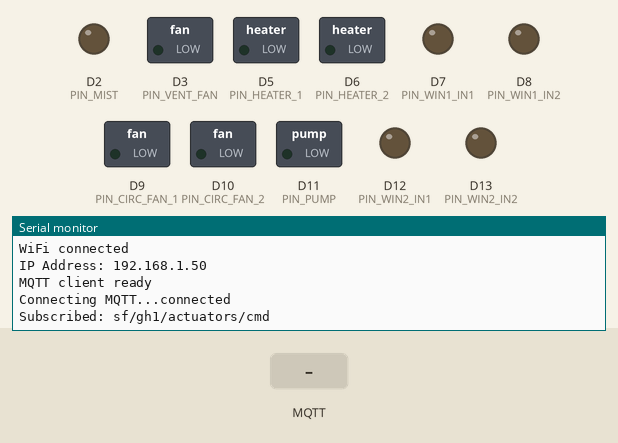
The sketch below on a simulated Arduino Uno R4 WiFi. On the bench: switched loads named in the sketch (green lamp = pin HIGH), output pins drawn as LEDs (lit = HIGH), the last lines printed to the serial monitor. The test bench sets the inputs (shaded band). WiFi joins after 1.5 s; servers stay silent unless stated; no MQTT or app messages arrive unless stated.

Above: at 5.7 s.
5.8 s: MQTT message "open" arrives on the first subscribed topic
At 7.0 s:
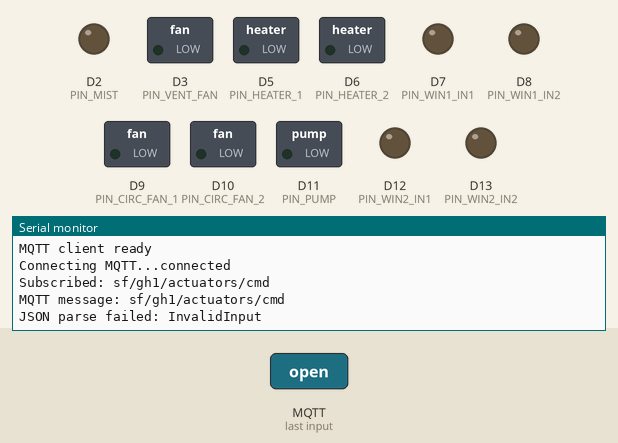
7.3 s: MQTT message "1" arrives on the first subscribed topic
At 8.3 s:
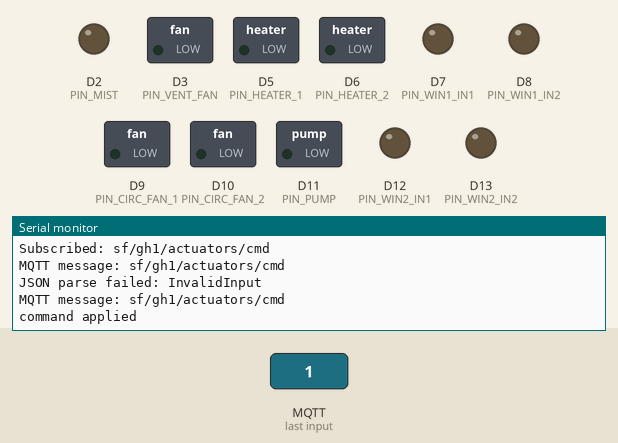

The sketch:

control_node_1.ino
```cpp
#include <WiFiS3.h>
#include <PubSubClient.h>
#include <ArduinoJson.h>
#include <pwm.h>

// ==========================================
// Network settings
// ⚠️ 실제 배포 시 WiFi 비밀번호를 직접 코드에 넣지 마세요.
//    레포를 public으로 전환할 경우 반드시 변경하세요.
//    참고: .env.example
// ==========================================
const char* WIFI_SSID = "iptime_2G";
const char* WIFI_PASS = "45612352";
const char* MQTT_BROKER = "192.168.5.22";
const int MQTT_PORT = 1883;

const char* GH_ID = "gh1";

IPAddress local_IP(192, 168, 5, 91);
IPAddress gateway(192, 168, 5, 1);
IPAddress subnet(255, 255, 255, 0);

// ==========================================
// MQTT topics
// ==========================================
String TOPIC_CMD = String("sf/") + GH_ID + "/actuators/cmd";
String TOPIC_STATE = String("sf/") + GH_ID + "/actuators/state";
String TOPIC_HEARTBEAT = String("sf/") + GH_ID + "/actuators/heartbeat";

// ==========================================
// Pin map
// ==========================================
const int PIN_MIST = 2;
const int PIN_VENT_FAN = 3;
const int PIN_HEATER_1 = 5;
const int PIN_HEATER_2 = 6;
const int PIN_WIN1_IN1 = 7;
const int PIN_WIN1_IN2 = 8;
const int PIN_CIRC_FAN_1 = 9;
const int PIN_CIRC_FAN_2 = 10;
const int PIN_PUMP = 11;
const int PIN_WIN2_IN1 = 12;
const int PIN_WIN2_IN2 = 13;

// ==========================================
// PWM
// ==========================================
PwmOut pwmVent(PIN_VENT_FAN);
PwmOut pwmCirc1(PIN_CIRC_FAN_1);
PwmOut pwmCirc2(PIN_CIRC_FAN_2);
PwmOut pwmPump(PIN_PUMP);

// ==========================================
// State
// ==========================================
struct ActuatorState {
  int vent_fan_pwm_pct = 0;
  int circ_fan_1_pwm_pct = 0;
  int circ_fan_2_pwm_pct = 0;
  int heater_1_pwm_pct = 0;
  int heater_2_pwm_pct = 0;
  int pump_pwm_pct = 0;
  bool mist_on = false;
  String window_1_cmd = "stop";
  String window_2_cmd = "stop";
  unsigned long last_seq = 0;
};

ActuatorState state;

WiFiClient wifiClient;
PubSubClient mqttClient(wifiClient);

unsigned long lastHeartbeat = 0;
const unsigned long HEARTBEAT_INTERVAL_MS = 5000;
const unsigned long HEATER_WINDOW_MS = 5000;

// ==========================================
// Hardware helpers
// ==========================================
void setupPwmChannel(PwmOut& pwm, const char* name) {
  Serial.print(name);
  Serial.println(" PWM begin");

  pwm.begin();
  pwm.period_us(50);
  pwm.pulse_perc(0.0);

  Serial.print(name);
  Serial.println(" PWM ready");
}

void setPwmPct(PwmOut& pwm, int percentage) {
  percentage = constrain(percentage, 0, 100);

  // Keep the same duty mapping used in the previous actuator test files.
  float maxDuty = 200.0 / 2400.0;
  float dutyCycle = (percentage / 100.0) * maxDuty;
  pwm.pulse_perc(dutyCycle * 100.0);
}

void setWindow(int in1, int in2, const String& cmd) {
  if (cmd == "open") {
    digitalWrite(in1, HIGH);
    digitalWrite(in2, LOW);
  } else if (cmd == "close") {
    digitalWrite(in1, LOW);
    digitalWrite(in2, HIGH);
  } else {
    digitalWrite(in1, LOW);
    digitalWrite(in2, LOW);
  }
}

void applyAllHardware() {
  digitalWrite(PIN_MIST, state.mist_on ? HIGH : LOW);

  setPwmPct(pwmVent, state.vent_fan_pwm_pct);
  setPwmPct(pwmCirc1, state.circ_fan_1_pwm_pct);
  setPwmPct(pwmCirc2, state.circ_fan_2_pwm_pct);
  setPwmPct(pwmPump, state.pump_pwm_pct);

  setWindow(PIN_WIN1_IN1, PIN_WIN1_IN2, state.window_1_cmd);
  setWindow(PIN_WIN2_IN1, PIN_WIN2_IN2, state.window_2_cmd);
}

void handleSlowPWM() {
  unsigned long now = millis();
  unsigned long offset = now % HEATER_WINDOW_MS;

  unsigned long heater1OnMs = (HEATER_WINDOW_MS * state.heater_1_pwm_pct) / 100;
  unsigned long heater2OnMs = (HEATER_WINDOW_MS * state.heater_2_pwm_pct) / 100;

  digitalWrite(PIN_HEATER_1, offset < heater1OnMs ? HIGH : LOW);
  digitalWrite(PIN_HEATER_2, offset < heater2OnMs ? HIGH : LOW);
}

// ==========================================
// Network helpers
// ==========================================
void setupWiFi() {
  Serial.println("WiFi config start");
  WiFi.config(local_IP, gateway, subnet);

  Serial.print("Connecting to WiFi: ");
  Serial.println(WIFI_SSID);

  WiFi.begin(WIFI_SSID, WIFI_PASS);

  while (WiFi.status() != WL_CONNECTED) {
    delay(500);
    Serial.print(".");
  }

  Serial.println();
  Serial.println("WiFi connected");
  Serial.print("IP Address: ");
  Serial.println(WiFi.localIP());
}

void publishHeartbeat() {
  StaticJsonDocument<192> doc;
  doc["ts"] = "";
  doc["source"] = "arduino_node_1";
  doc["uptime_ms"] = millis();

  char output[192];
  size_t len = serializeJson(doc, output, sizeof(output));

  bool ok = mqttClient.publish(TOPIC_HEARTBEAT.c_str(), output, len);
  if (!ok) {
    Serial.println("heartbeat publish failed");
  }
}

void publishState() {
  StaticJsonDocument<768> doc;
  doc["ts"] = "";
  doc["source"] = "arduino_node_1";
  doc["seq"] = state.last_seq;
  doc["result"] = "ok";

  JsonObject applied = doc.createNestedObject("applied");
  applied["vent_fan_pwm_pct"] = state.vent_fan_pwm_pct;
  applied["circ_fan_1_pwm_pct"] = state.circ_fan_1_pwm_pct;
  applied["circ_fan_2_pwm_pct"] = state.circ_fan_2_pwm_pct;
  applied["heater_1_pwm_pct"] = state.heater_1_pwm_pct;
  applied["heater_2_pwm_pct"] = state.heater_2_pwm_pct;
  applied["pump_pwm_pct"] = state.pump_pwm_pct;
  applied["mist_on"] = state.mist_on;
  applied["window_1_cmd"] = state.window_1_cmd;
  applied["window_2_cmd"] = state.window_2_cmd;

  char output[768];
  size_t len = serializeJson(doc, output, sizeof(output));

  bool ok = mqttClient.publish(TOPIC_STATE.c_str(), output, len);
  if (!ok) {
    Serial.println("state publish failed");
  }
}

void mqttCallback(char* topic, byte* payload, unsigned int length) {
  Serial.print("MQTT message: ");
  Serial.println(topic);

  if (String(topic) != TOPIC_CMD) {
    return;
  }

  StaticJsonDocument<768> doc;
  DeserializationError error = deserializeJson(doc, payload, length);
  if (error) {
    Serial.print("JSON parse failed: ");
    Serial.println(error.c_str());
    return;
  }

  if (doc.containsKey("seq")) state.last_seq = doc["seq"];
  if (doc.containsKey("vent_fan_pwm_pct")) state.vent_fan_pwm_pct = constrain((int)doc["vent_fan_pwm_pct"], 0, 100);
  if (doc.containsKey("circ_fan_1_pwm_pct")) state.circ_fan_1_pwm_pct = constrain((int)doc["circ_fan_1_pwm_pct"], 0, 100);
  if (doc.containsKey("circ_fan_2_pwm_pct")) state.circ_fan_2_pwm_pct = constrain((int)doc["circ_fan_2_pwm_pct"], 0, 100);
  if (doc.containsKey("heater_1_pwm_pct")) state.heater_1_pwm_pct = constrain((int)doc["heater_1_pwm_pct"], 0, 100);
  if (doc.containsKey("heater_2_pwm_pct")) state.heater_2_pwm_pct = constrain((int)doc["heater_2_pwm_pct"], 0, 100);
  if (doc.containsKey("pump_pwm_pct")) state.pump_pwm_pct = constrain((int)doc["pump_pwm_pct"], 0, 100);
  if (doc.containsKey("mist_on")) state.mist_on = doc["mist_on"];

  if (doc.containsKey("window_1_cmd")) {
    String cmd = doc["window_1_cmd"].as<String>();
    state.window_1_cmd = (cmd == "open" || cmd == "close" || cmd == "stop") ? cmd : "stop";
  }

  if (doc.containsKey("window_2_cmd")) {
    String cmd = doc["window_2_cmd"].as<String>();
    state.window_2_cmd = (cmd == "open" || cmd == "close" || cmd == "stop") ? cmd : "stop";
  }

  applyAllHardware();
  publishState();

  Serial.println("command applied");
}

void reconnectMQTT() {
  while (!mqttClient.connected()) {
    Serial.print("Connecting MQTT...");

    String clientId = "SF-Node1-" + String(GH_ID);

    if (mqttClient.connect(clientId.c_str())) {
      Serial.println("connected");

      if (mqttClient.subscribe(TOPIC_CMD.c_str())) {
        Serial.print("Subscribed: ");
        Serial.println(TOPIC_CMD);
      } else {
        Serial.println("Subscribe failed");
      }
    } else {
      Serial.print("failed, state=");
      Serial.println(mqttClient.state());
      delay(5000);
    }
  }
}

// ==========================================
// Arduino lifecycle
// ==========================================
void setup() {
  Serial.begin(115200);
  delay(3000);
  Serial.println("control_node_1 boot");

  pinMode(PIN_MIST, OUTPUT);
  pinMode(PIN_VENT_FAN, OUTPUT);
  pinMode(PIN_HEATER_1, OUTPUT);
  pinMode(PIN_HEATER_2, OUTPUT);
  pinMode(PIN_WIN1_IN1, OUTPUT);
  pinMode(PIN_WIN1_IN2, OUTPUT);
  pinMode(PIN_CIRC_FAN_1, OUTPUT);
  pinMode(PIN_CIRC_FAN_2, OUTPUT);
  pinMode(PIN_PUMP, OUTPUT);
  pinMode(PIN_WIN2_IN1, OUTPUT);
  pinMode(PIN_WIN2_IN2, OUTPUT);
  Serial.println("pinMode ready");

  setupPwmChannel(pwmVent, "vent");
  setupPwmChannel(pwmCirc1, "circ1");
  setupPwmChannel(pwmCirc2, "circ2");
  setupPwmChannel(pwmPump, "pump");

  applyAllHardware();
  Serial.println("hardware safe state applied");

  setupWiFi();

  mqttClient.setServer(MQTT_BROKER, MQTT_PORT);
  mqttClient.setCallback(mqttCallback);
  mqttClient.setBufferSize(768);
  Serial.println("MQTT client ready");
}

void loop() {
  if (!mqttClient.connected()) {
    reconnectMQTT();
  }

  mqttClient.loop();
  handleSlowPWM();

  unsigned long now = millis();
  if (now - lastHeartbeat >= HEARTBEAT_INTERVAL_MS) {
    lastHeartbeat = now;
    publishHeartbeat();
  }
}
```

Measured:
- after the input at 5.8 s, the serial monitor: prints a new line at once (image 1)
- after the input at 7.3 s, the serial monitor: prints a new line at once (image 2)
